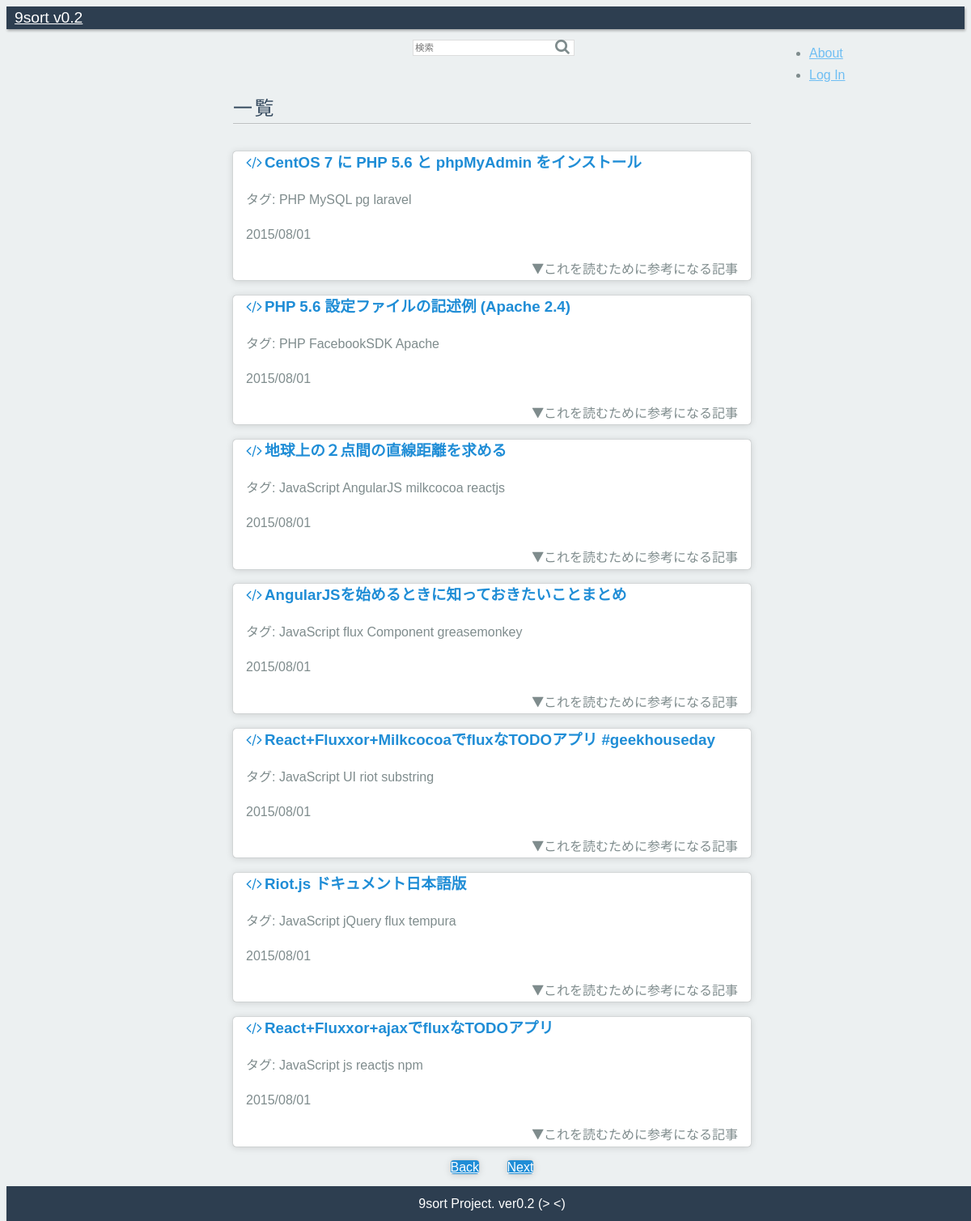
Page /index.php?p=2 on the committed database.
### tables this page shows
CREATE TABLE qiita_js(id integer primary key, title text, url text unique not null, date text, tag1 text, tag2 text, tag3 text, tag4 text, stocks integer, score integer);

### index.php (the view, shortened to what this page needs)
<?php
$SqLite3Path = "./crawl/9sort.sqlite3";
$offset = 0;
$page   = 1;
$key    = "";
$query  = "select * from qiita_js  union
select * from hatena_js union
select * from qiita_php union
select * from hatena_php
order by date desc limit 7 offset ";
$nineSortDB = new SQLite3($SqLite3Path);
if(isset($_GET["p"]) && ctype_digit($_GET["p"]) && 0 < $_GET["p"]) {
  $offset = htmlspecialchars(($_GET["p"]-1)*7);
  $page   = htmlspecialchars($_GET["p"]);
}
$backLink = "<a class='pure-button' href='./index.php?p=".($page-1)."'>Back</a>";
$nextLink = "<a class='pure-button nextbtn' href='./index.php?p=".($page+1)."'>Next</a>";
$queryResults = $nineSortDB->query($query.$offset.";");
?>
<!doctype html>
<html lang="ja">
<head>
  <link rel="stylesheet" href="//yui.yahooapis.com/pure/0.6.0/pure-min.css">
  <link rel="stylesheet" href="//maxcdn.bootstrapcdn.com/font-awesome/4.3.0/css/font-awesome.min.css">
  <link rel="stylesheet" href="./css/common.css">
</head>
<body>
  <div class="header">
    <div class="home-menu pure-menu pure-menu-horizontal pure-menu-scrollable pure-menu-fixed">
      <a class="pure-menu-heading" href="./index.php">9sort v0.2</a>
      <form class="pure-menu-heading pure-form" method="get" action="index.php">
        <search class="search">
          <input type="text" class="pure-input-rounded" placeholder="検索" name="q" value="<?php echo $key; ?>">
          <button type="submit" class="search-btn fa fa-search"></button>
        </search>
      </form>
      <ul class="pure-menu-list">
        <li class="pure-menu-item"><a href="" class="pure-menu-link">About</a></li>
        <li class="pure-menu-item"><a href="" class="pure-menu-link">Log In</a></li>
      </ul>
    </div>
  </div>
  <div class="content-wrapper">
    <div class="content">
      <h2 class="content-head">一覧</h2>
      <div class="pure-g">
        <?php
        $article = $queryResults->fetchArray(SQLITE3_ASSOC);
        $i = 0;
        while($article):
          $article['title'] = htmlspecialchars($article['title'], ENT_QUOTES|ENT_HTML5);
          $tags = htmlspecialchars("タグ: {$article['tag1']} {$article['tag2']} {$article['tag3']} {$article['tag4']}");
          $tags = str_replace(' 0', '', $tags);
        ?>
          <div class="article">
            <label for="Panel<?php echo $i;?>">
              <div class="l-box pure-u-1 pure-u-md-1 pure-u-lg-1">
                <h3 class="content-subhead">
                  <?php echo "<a href='{$article['url']}' target='_blank'><i class='fa fa-code'></i>{$article['title']}</a>"; ?>
                </h3>
                <?php
                echo "<p>{$tags}</p>";
                echo "<p>{$article["date"]}</p>"
                ?>
                <div class="is-right">
                  <i class="fa fa-play fa-rotate-90"></i>これを読むために参考になる記事
                </div>
              </div>
            </label>
          </div>
        <?php
          $i++;
          $article = $queryResults->fetchArray(SQLITE3_ASSOC);
        endwhile;
        ?>
      </div>
      <div class="linkbtn is-center">
        <?php echo $backLink; ?>
        <?php echo $nextLink; ?>
      </div>
    </div>
    <div class="footer is-center">
      9sort Project. ver0.2 (> <)
    </div>
  </div>
</body>
</html>

### css/common.css (style rules this page uses)
* { box-sizing: border-box; -moz-box-sizing: border-box; -webkit-box-sizing: border-box; font-family: 'Noto Sans Japanese', sans-serif; }
body { color: #7f8c8d; font-size: 16px; line-height: 1.7em; background-color: #ecf0f1; }
h2 { color: #34495e; }
h3 { max-width: 620px; white-space: nowrap; overflow: hidden; text-overflow: ellipsis; }
.l-box { padding-left: 1em; padding-right: 1em; }
.is-center { text-align: center; }
.header .pure-form input[type] { color: #34495e; width: 200px; height: 20px; border: 1px solid #ddd; font-size: 60%; box-shadow: none; margin-bottom: 0em; }
.pure-menu-heading.pure-form { position: absolute; left: 50%; margin-left: -100px; top: auto; }
.search-btn { border-style: none; background-color: rgba(0,0,0,0); position: absolute; top: 11px; left: 180px; color: #7f8c8d }
.pure-button { background-color: #1f8dd6; margin: 15px; color: white; border-top-left-radius: 4px; border-top-right-radius: 4px; border-bottom-right-radius: 4px; border-bottom-left-radius: 4px; box-shadow: rgba(0, 0, 0, 0.498039) 0px 0px 1px 0px, rgba(0, 0, 0, 0.14902) 0px 1px 10px 0px; }
.home-menu { box-shadow: 1px 2px 3px rgba(0,0,0, 0.3); background: #2d3e50; }
.pure-menu-horizontal.pure-menu-scrollable { padding: 0px; }
.pure-menu.pure-menu-fixed { border-bottom: none; }
.home-menu .pure-menu-heading { color: white; padding: 7px 10px; font-size: 120%; font-weight: 400; }
.home-menu a { color: #6FBEF3; }
.pure-menu-list { position: absolute; left: 80%; }
.content-wrapper { width: 100%; position: absolute; background: white; margin-top: 40px; background-color: #ecf0f1; z-index: -2; }
.content { max-width: 660px; margin-left: auto; margin-right: auto; padding: 10px; }
.content-head { padding-bottom: 5px; margin-top: 1.4em; margin-bottom: 1.4em; font-weight: 300; text-transform: uppercase; letter-spacing: 0.1em; border-bottom: 1px solid rgba(0, 0, 0, 0.2); box-shadow: rgba(255, 255, 255, 0.3) 0 1px 0; }
.content-subhead { color: #1f8dd6; }
.content-subhead a { color: #1f8dd6; text-decoration: none; }
.content-subhead i { margin-right: 3px; }
.article { background-color: #fff; width: 640px; height: auto; margin-bottom: 12px; border-top-left-radius: 4px; border-top-right-radius: 4px; border-bottom-right-radius: 4px; border-bottom-left-radius: 4px; box-shadow: rgba(0, 0, 0, 0.498039) 0px 0px 1px 0px, rgba(0, 0, 0, 0.14902) 0px 1px 10px 0px; }
.article a { color: #1f8dd6; text-decoration: none; }
.is-right { text-align: right; }
label { display: block; }
.footer { color: white; padding: 0.5em; text-align: center; box-shadow: 1px 2px 3px rgba(0,0,0, 0.3); background: #2d3e50; }

### rows in the picture
qiita_js: title "CentOS 7 に PHP 5.6 と phpMyAdmin をインストール", tags "タグ: PHP MySQL pg laravel", date "2015/08/01"
qiita_js: title "PHP 5.6 設定ファイルの記述例 (Apache 2.4)", tags "タグ: PHP FacebookSDK Apache", date "2015/08/01"
qiita_js: title "地球上の２点間の直線距離を求める", tags "タグ: JavaScript AngularJS milkcocoa reactjs", date "2015/08/01"
qiita_js: title "AngularJSを始めるときに知っておきたいことまとめ", tags "タグ: JavaScript flux Component greasemonkey", date "2015/08/01"
qiita_js: title "React+Fluxxor+MilkcocoaでfluxなTODOアプリ #geekhouseday", tags "タグ: JavaScript UI riot substring", date "2015/08/01"
qiita_js: title "Riot.js ドキュメント日本語版", tags "タグ: JavaScript jQuery flux tempura", date "2015/08/01"
qiita_js: title "React+Fluxxor+ajaxでfluxなTODOアプリ", tags "タグ: JavaScript js reactjs npm", date "2015/08/01"
